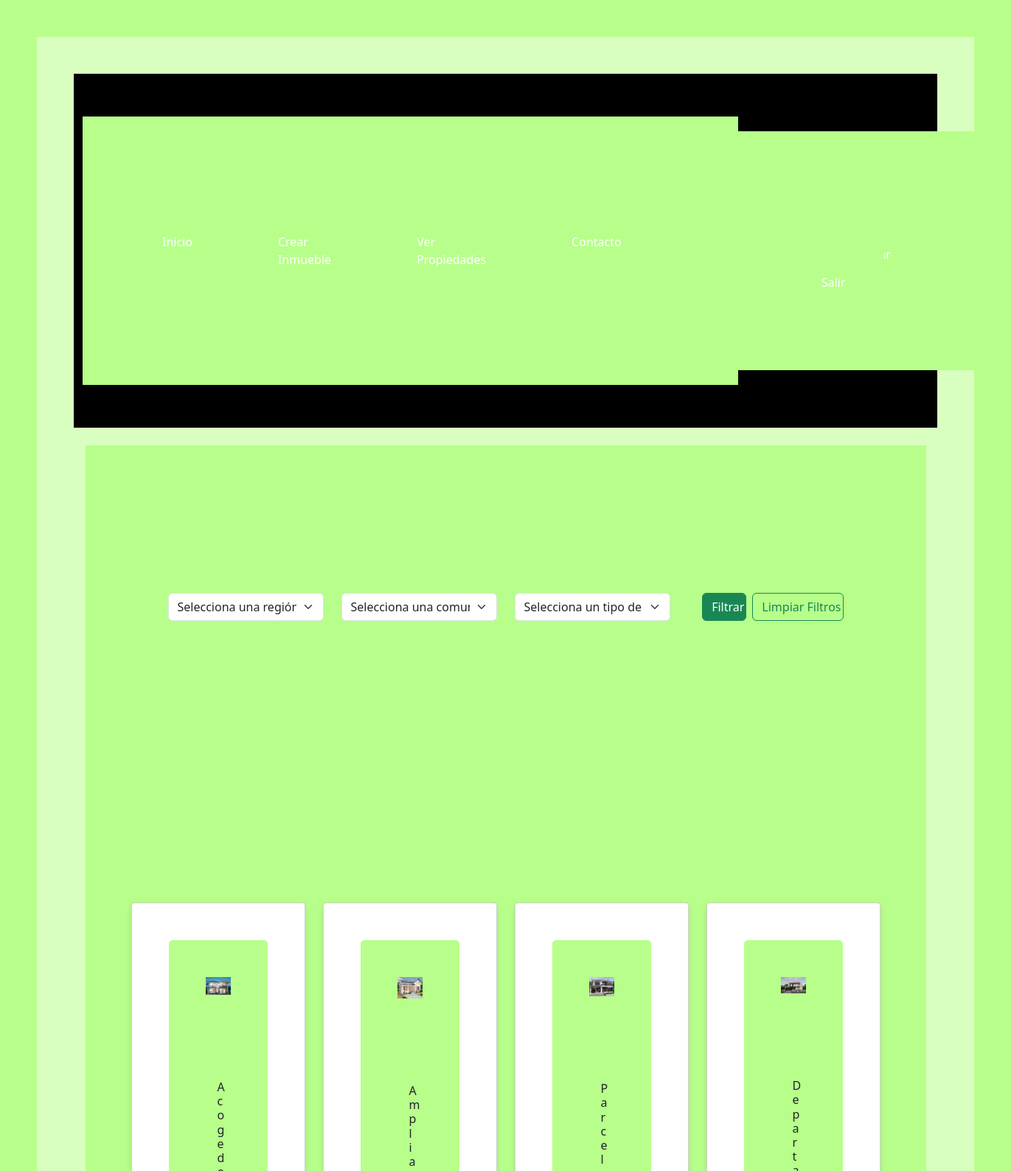
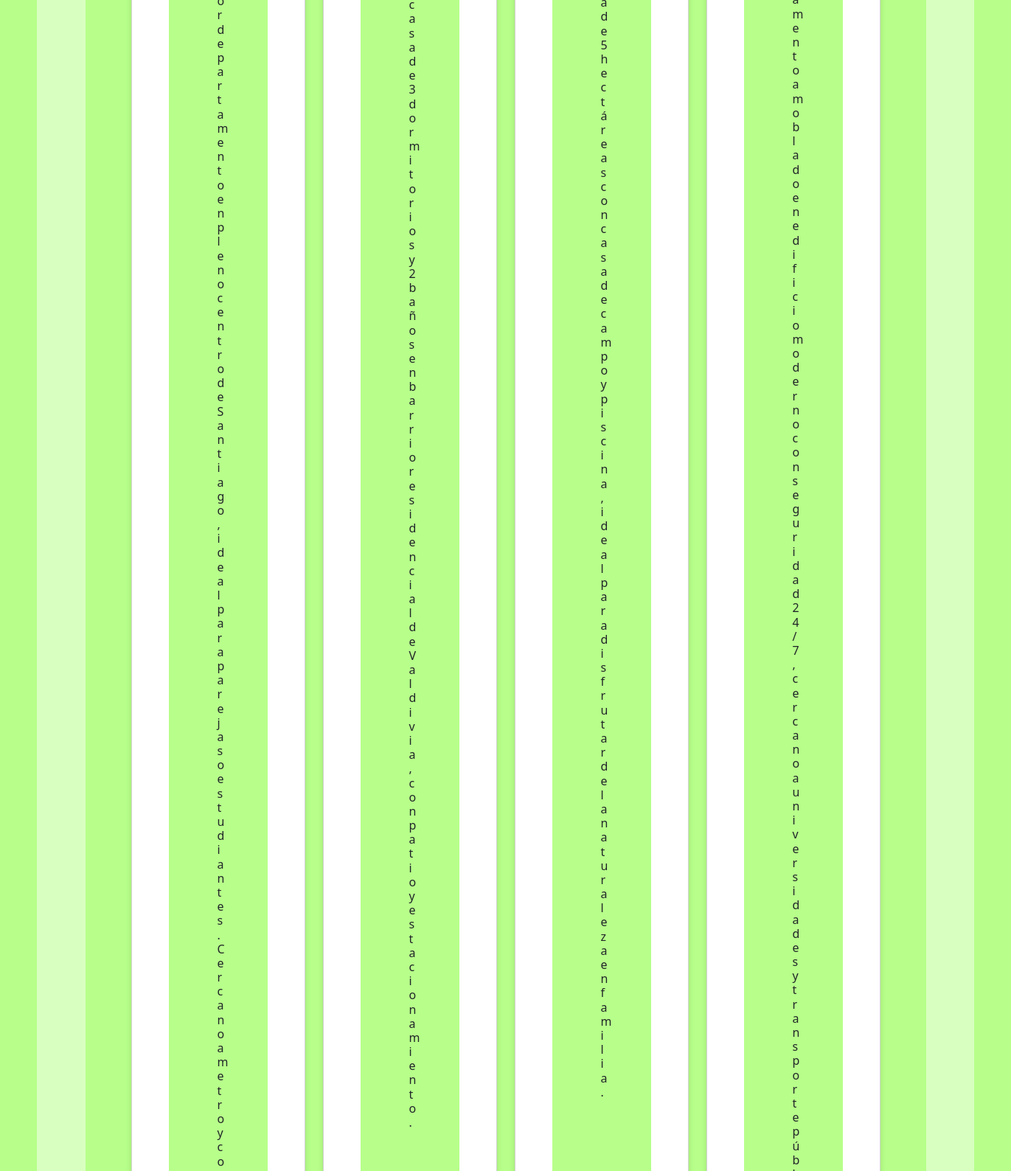
/ver_inmuebles/ (signed in, upper part), run on the app's committed database (2 pictures, top to bottom).
### arriendos/models.py (models this page shows, shortened)
class Inmueble(models.Model):
    TIPO_INMUEBLE_CHOICES = [
        ('Casa', 'Casa'),
        ('Departamento', 'Departamento'),
        ('Parcela', 'Parcela'),
    ]
    descripcion = models.TextField()
    m2_construidos = models.PositiveIntegerField()
    m2_totales = models.PositiveIntegerField()
    cantidad_estacionamientos = models.PositiveIntegerField()
    cantidad_habitaciones = models.PositiveIntegerField()
    cantidad_banos = models.PositiveIntegerField()
    direccion = models.CharField(max_length=255)
    comuna = models.ForeignKey(Comuna, on_delete=models.CASCADE)
    region = models.ForeignKey(Region, on_delete=models.CASCADE)
    tipo_inmueble = models.CharField(
        max_length=20, choices=TIPO_INMUEBLE_CHOICES)
    precio_mensual_arriendo = models.PositiveIntegerField()
    propietario = models.ForeignKey(
        settings.AUTH_USER_MODEL, on_delete=models.CASCADE)
    arrendatario = models.ForeignKey(
        settings.AUTH_USER_MODEL, related_name='arrendamientos', on_delete=models.SET_NULL, null=True, blank=True)
    imagen = models.ImageField(upload_to='img', blank=True, null=True)

### arriendos/views.py (the view)
# urls.py: path('ver_inmuebles/', ver_inmuebles, name='ver_inmuebles'),
@login_required
def ver_inmuebles(request):
    inmuebles = Inmueble.objects.all()
    regiones = Region.objects.all()
    comunas = Comuna.objects.all()
    region_id = request.GET.get('region')
    comuna_id = request.GET.get('comuna')
    tipo_inmueble = request.GET.get('tipo_inmueble')
    if region_id:
        inmuebles = inmuebles.filter(region_id=region_id)
    if comuna_id:
        inmuebles = inmuebles.filter(comuna_id=comuna_id)
    if tipo_inmueble:
        inmuebles = inmuebles.filter(tipo_inmueble=tipo_inmueble)
    return render(request, 'inmuebles/ver_inmuebles.html', {
        'regiones': regiones,
        'comunas': comunas,
        'inmuebles': inmuebles,
        'tipos_inmueble': Inmueble.TIPO_INMUEBLE_CHOICES,
    })

### arriendos/templates/inmuebles/ver_inmuebles.html (shortened to what this page needs)
{% extends 'index.html' %}
{% load static %}
{% block content %}
<div class="container mt-4">
    <form method="GET" action="{% url 'ver_inmuebles' %}" class="mb-3">
        <div class="row">
            <div class="col-md-3">
                <select name="region" id="id_region" class="form-select">
                    <option value="">Selecciona una región</option>
                </select>
            </div>
            <div class="col-md-3">
                <select name="comuna" id="id_comuna" class="form-select">
                    <option value="">Selecciona una comuna</option>
                </select>
            </div>
            <div class="col-md-3">
                <select name="tipo_inmueble" id="id_tipo_inmueble" class="form-select">
                    <option value="">Selecciona un tipo de inmueble</option>
                </select>
            </div>
            <div class="col-md-3 d-flex justify-content-end">
                <button type="submit" class="btn btn-success me-2">Filtrar</button>
                <a href="{% url 'ver_inmuebles' %}" class="btn btn-outline-success">Limpiar Filtros</a>
            </div>
        </div>
    </form>
</div>
<div class="container" style="min-height: 80vh;">
    <div class="row" id="inmueblesContainer">
        {% for inmueble in inmuebles %}
        <div class="col-md-3 mb-4 mt-3" data-inmueble-id="{{ inmueble.id }}" data-comuna-id="{{ inmueble.comuna.id }}">
            <div class="card h-100">
                {% if inmueble.imagen %}
                <img src="{{ inmueble.imagen.url }}" class="card-img-top" alt="{{ inmueble.descripcion }}" style="max-height: 150px; object-fit: cover;">
                {% else %}
                <img src="{% static 'img/home_default.jpg' %}" class="card-img-top" alt="{{ inmueble.descripcion }}" style="max-height: 150px; object-fit: cover;">
                {% endif %}
                <div class="card-body">
                    <h6 class="card-title">{{ inmueble.descripcion }}</h6>
                    <p class="card-text"><small class="text-muted">Región: {{ inmueble.comuna.region.nombre }}</small></p>
                </div>
            </div>
        </div>
        {% endfor %}
    </div>
</div>
{% endblock %}

### arriendos/templates/index.html (shortened to what this page needs)
{% load static %}
<!DOCTYPE html>
<html lang="es-cl">
<head>
    <link href="https://cdn.jsdelivr.net/npm/bootstrap@5.3.2/dist/css/bootstrap.min.css"
 rel="stylesheet" />
    <link href="{% static 'css/style.css' %}" rel="stylesheet" />
    <link rel="stylesheet" href="https://cdnjs.cloudflare.com/ajax/libs/font-awesome/6.4.0/css/all.min.css">
</head>
<body style="background-color: #D9FFC0">
{% include 'header.html' %}
    {% block content %}
    {% endblock %}
</body>
</html>

### arriendos/templates/header.html (shortened to what this page needs)
{% load static %}
<nav class="navbar navbar-expand-md" style="background-color: black; color: white;">
    <div class="container-fluid text-white" style="background-color: black; color: white;">
        <div class="collapse navbar-collapse" id="navbarNav">
            <ul class="navbar-nav">
                <li class="nav-item">
                    <a class="nav-link text-white" href="{% url 'index' %}">Inicio</a>
                </li>
                {% if request.user.is_authenticated %}
                    {% if request.user.tipo_usuario == 'arrendador' %}
                        <li class="nav-item">
                            <a class="nav-link text-white" href="{% url 'crear_inmuebles' %}">Crear Inmueble</a>
                        </li>
                        <li class="nav-item">
                            <a class="nav-link text-white" href="{% url 'ver_inmuebles' %}">Ver Propiedades</a>
                        </li>
                    {% endif %}
                {% endif %}
                <li class="nav-item">
                    <a class="nav-link text-white" href="{% url 'contacto' %}">Contacto</a>
                </li>
            </ul>
        </div>
        <div class="d-flex">
            <span>
                {% if request.user.is_authenticated %}
                    <a href="{% url "edit_profile" %}">
                        <button type="button" class="btn text-white">Editar</button></a>
                    <a href="{% url "logout" %}">
                        <button type="button" class="btn text-white">Salir</button></a>
                {% else %}
                    <a href="{% url "login" %}">
                        <button type="button" class="btn text-white">Ingresar</button></a>
                    <a href="{% url "register" %}">
                        <button type="button" class="btn text-white">Registrate</button></a>
                {% endif %}
            </span>
        </div>
    </div>
</nav>

### arriendos/templates/footer.html (shortened to what this page needs)
{% load static %}

### arriendos/templates/inmuebles/ver_inmuebles.html (style rules this page uses)
.card { border-radius: 4px; background: #fff; box-shadow: 0 6px 10px rgba(0, 0, 0, 0.08), 0 0 6px rgba(0, 0, 0, 0.05); transition: .3s transform cubic-bezier(.155, 1.105, .295, 1.12), .3s box-shadow, .3s -webkit-transform cubic-bezier(.155, 1.105, .295, 1.12); cursor: pointer; }
.btn { padding-right: 2px; }

### data on the page
Inmueble: imagen (picture)
Inmueble: imagen (picture), descripcion "Amplia casa de 3 dormitorios y 2 baños en barrio residencial de Valdivia, con patio y estacionamiento."
Inmueble: imagen (picture), descripcion "Parcela de 5 hectáreas con casa de campo y piscina, ideal para disfrutar de la naturaleza en familia."
Inmueble: imagen (picture)
